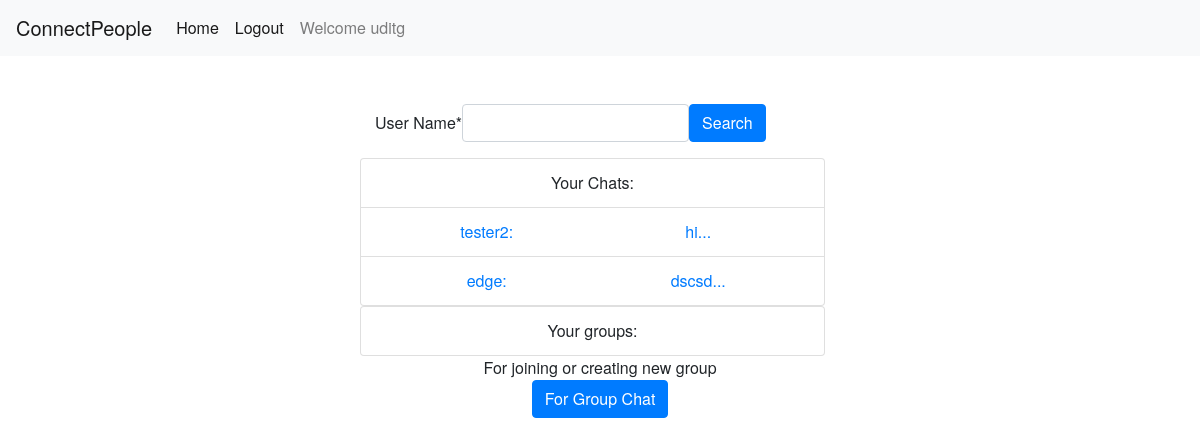
Screenshot of /chatapp/ (signed in) with the database file from the repository.
### chatapp/models.py (models this page shows, shortened)
class Chat(models.Model):
    latest_message = models.ForeignKey(Message, related_name='latest_message', on_delete=models.CASCADE)
    member_one = models.ForeignKey(User, related_name='member_one', on_delete=models.CASCADE)
    member_two = models.ForeignKey(User, related_name='member_two', on_delete=models.CASCADE)

class Message(models.Model):
    msg_text = models.CharField(max_length=200, blank=False)
    send_time = models.DateTimeField(default=datetime.now)
    sender = models.ForeignKey(User, related_name='sender_user', on_delete=models.CASCADE)
    reciever = models.ForeignKey(User, related_name='reciever_user', on_delete=models.CASCADE)
    def __str__(self):
        return self.msg_text[:10]

### chatapp/views.py (the view, shortened to what this page needs)
# urls.py: path('', views.HomeView.as_view(), name='home'),
@method_decorator(login_required, name='dispatch')
class HomeView(View):
    def get(self, request):
        form = UserSearchForm()
        user_groups = request.user.group_members.all()
        user_chats = Chat.objects.filter(Q(member_one=request.user) | Q(member_two=request.user))
        return render(request, 'chatapp/home.html',
                      {'form': form, 'user_groups': user_groups, 'user_chats': user_chats})

### chatapp/forms.py
class UserSearchForm(forms.Form):
    username = forms.CharField(label="User Name", max_length=50)

### chatapp/templatetags/chats_extra.py (called while the page is built)
@register.simple_tag()
def other_member(user_chat, user):
    if user_chat.member_one == user:
        return user_chat.member_two.username
    else:
        return user_chat.member_one.username

### chatapp/templates/chatapp/home.html (shortened to what this page needs)
{%extends 'chatapp/base.html'%}
{%load crispy_forms_tags %}
{%load chats_extra %}
{%block content%}
<div class="container" id="form_container">
    <div class="row">
        <div class="col-sm-3 "></div>
        <div class="col-sm">
            <form method="post" action="{% url 'chatapp:home' %}" class="d-flex-row form-inline">
                {{form|crispy}}
                <input type="submit" class="btn btn-primary" value="Search">
            </form>
        </div>
    </div>
    <div class="row">
        <div class="col-sm-3"></div>
        <div class="col-sm list-group">
            <div class="list-group-item text-center">
                Your Chats:
            </div>
            {%for user_chat in user_chats%}
                <div class="list-group-item text-center">
                    <a href="{%url 'chatapp:user_chat_redirecter' user.id user_chat.id %}">
                        <div class="container">
                            <div class="row">
                                <div class="col">{%other_member user_chat user%}:</div>
                                <div class="col">{{user_chat.latest_message}}...</div>
                            </div>
                        </div>
                    </a>
                </div>
            {%endfor%}
        </div>
        <div class="col-sm-3"></div>
    </div>
    <div class="row">
        <div class="col-sm-3"></div>
        <div class="col-sm list-group">
            <div class="list-group-item text-center">
                Your groups:
            </div>
        </div>
        <div class="col-sm-3"></div>
    </div>
    <div class="row">
        <div class="col-sm"></div>
        <div class="col-sm-8 text-center">For joining or creating new group</div>
        <div class="col-sm"></div>
    </div>
    <div class="row">
        <div class="col-sm"></div>
        <div class="col-sm-8">
            <form method="get" action="{%url 'groupchatapp:group_chat'%}" class="form-inline justify-content-center">
                <button type="submit" class="btn btn-primary text-center">For Group Chat</button>
            </form>
        </div>
        <div class="col-sm"></div>
    </div>
</div>
{%endblock content%}

### chatapp/templates/chatapp/base.html (shortened to what this page needs)
{%load static%}
{% load crispy_forms_tags %}
<link rel="stylesheet" type="text/css" href="{%static 'chatapp/css/bootstrap.css'%}">
<link rel="stylesheet" type="text/css" href="{%static 'chatapp/css/bootstrap.min.css'%}">
<link rel="stylesheet" type="text/css" href="{%static 'chatapp/css/stylesheet.css'%}">
<!DOCTYPE html>
<html lang="en">
    <head>
    </head>
    <body>
    <nav class="navbar navbar-expand navbar-light bg-light">
      <a class="navbar-brand" href="#">ConnectPeople</a>
        <div class="navbar-nav">
            <a class="nav-item nav-link active" href="{%url 'chatapp:home'%}">Home</a>
            {% if user.is_authenticated%}
                <a class="nav-item nav-link active" href="{%url 'accounts:logout'%}">Logout</a>
            {%else%}
                <a class="nav-item nav-link active" href="{% url 'accounts:login'%}">Login</a>
            {%endif%}
            <a class="nav-item nav-link" href="">Welcome {{user.username}}</a>
        </div>
    </nav>
    <div id="content" class=" d-flex-row justify-content-center">
        {%block content%}
        {%endblock content%}
    </div>
    </body>
</html>

### chatapp/static/chatapp/css/stylesheet.css (style rules this page uses)
body { font-family: "HelveticaNeue-Light", "Helvetica Neue Light", "Helvetica Neue", Helvetica, Arial, "Lucida Grande", sans-serif; font-weight: 300; }
#content { width:80%; height:100%; margin: auto auto; }
#form_container { padding-top:5%; }

### rows the page displays
Chat: member_one+member_two "tester2", latest_message "hi"
Chat: member_one.username "edge", latest_message "dscsd"

### other values shown
{{ user.username }} "uditg"
